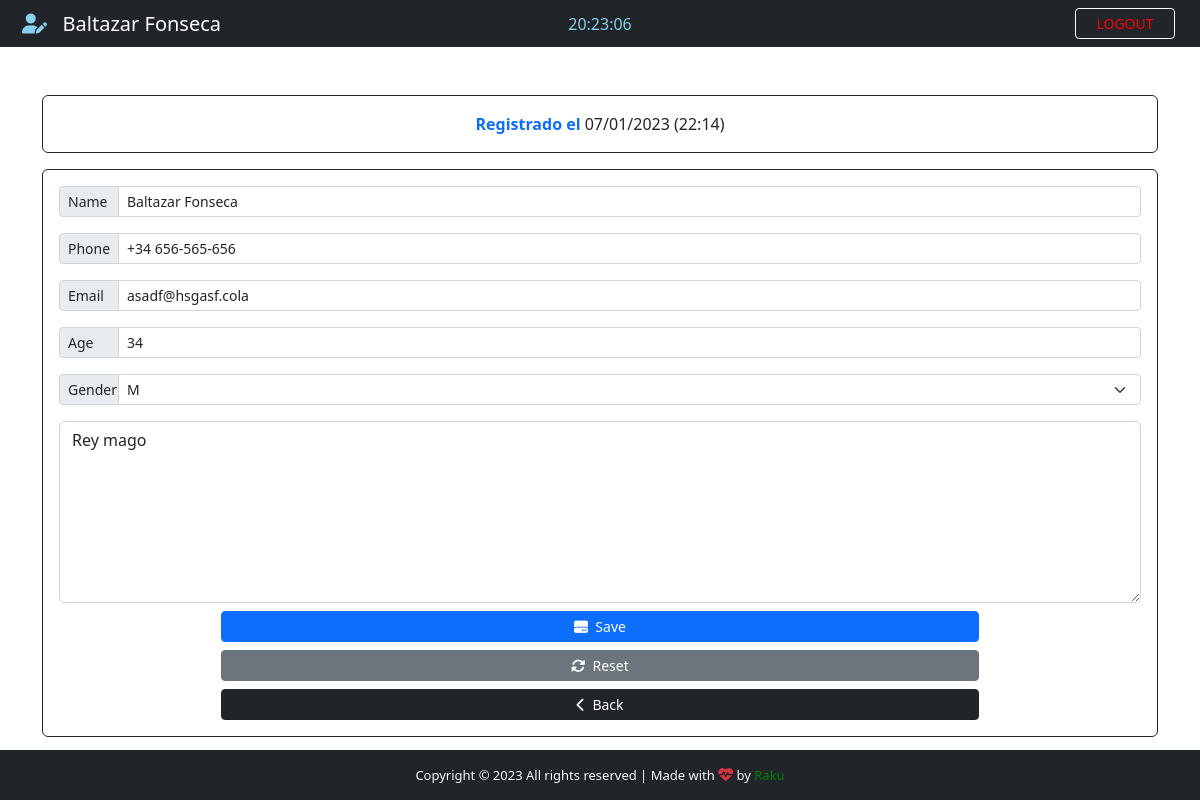
The app's page /patient/17 (signed in) with its own data.
### App/models.py (models this page shows, shortened)
class Patient(models.Model):
    GENDER = {
        ('M', 'M'),
        ('F', 'F'),
    }
    id = models.IntegerField(primary_key=True)
    name = models.CharField(max_length=40)
    phone = models.CharField(max_length=20)
    email = models.CharField(max_length=40)
    age = models.CharField(max_length=3)
    gender = models.CharField(max_length=1, null=True, choices=GENDER)
    note = models.TextField(blank=True)
    created_at = models.DateTimeField(auto_now_add=True)

### App/views.py (the view)
# urls.py: path('patient/<str:patient_id>', views.patient, name='patient'),
@cache_control(no_cache=True, must_revalidate=True, no_store=True)
@login_required(login_url="login")
def patient(request, patient_id):
    patient = Patient.objects.get(id=patient_id)
    if patient != None:
        return render(request, 'edit.html', {'patient': patient})

### App/templates/edit.html (shortened to what this page needs)
{% extends 'add.html' %}
{% block nav-content %}
<i class="fas fa-user-pen" style="color: #89cff0"></i>&nbsp;&nbsp; {{ patient.name }}
{% endblock nav-content %}
{% block title %}
<span style="font-weight: bold;">Registrado el</span>  <span class="text-dark">{{ patient.created_at | date:'d/m/Y (H:i)'}} </span>
{% endblock title %}
{% block action %}
action="/edit_patient"
{% endblock action %}
{% block Value-name %} value="{{ patient.name }}" {% endblock Value-name %}
{% block Value-phone %} value="{{ patient.phone }}" {% endblock Value-phone %}
{% block Value-email %} value="{{ patient.email }}"{% endblock Value-email %}
{% block Value-age %} value="{{ patient.age }}"{% endblock Value-age %}
{% block option %}
<option style="background-color: #d3d3d3; color: #007bff;">{{ patient.gender }}</option>
{% endblock option %}
{% block btn-add%}
<i class="fas fa-hdd"></i>&nbsp;&nbsp;Save
{% endblock btn-add%}
{% block reset-btn %}
<button type="reset" class="btn btn-secondary btn-sm"><i class="fas fa-sync-alt"></i>&nbsp;&nbsp;Reset</button>
{% endblock reset-btn %}
{% block note %}{{ patient.note }}{% endblock note %}

### App/templates/add.html (shortened to what this page needs)
{% extends 'base.html' %}
{% block time %}
<div class="col-sm">
  <center>
    <span id="clock" style="color: #89cff0;"></span>
  </center>
</div>
{% endblock time %}
{% block btn-nav %}
<a  class="btn btn-outline-danger btn-sm border-light" id="btn-nav" data-bs-toggle="modal" data-bs-target="#logoutModal" style="color: red" >LOGOUT</a>
{% endblock btn-nav %}
{% block content %}
<div class="container">
  <div class="row">
    <div class="col-lg-12">
      <div class="card card-body border-dark text-primary mt-5">
        <span class="text-center">{% block title %} DATOS DEL CLIENTE {% endblock title %}</span>
      </div>
      <form
        {% block action %}{% endblock action %}
        method="POST"
        autocomplete="off"
        enctype="multipart/form-data"
        class="card p-3 border-dark mt-3"
      >
        <div class="input-group input-group-sm mb-3">
          <span class="input-group-text side-label">Name</span>
          <input type="text" class="form-control"  id="name" name="name" maxlength="50" placeholder="Full Name" {% block Value-name %} {% endblock Value-name %}/>
        </div>
        <div class="input-group input-group-sm mb-3">
          <span class="input-group-text side-label">Phone</span>
          <input type="text" class="form-control" id="phone" name="phone" placeholder="Phone:"{% block Value-phone %} {% endblock Value-phone %}/>
        </div>
        <div class="input-group input-group-sm mb-3">
          <span class="input-group-text side-label">Email</span>
          <input
            type="text" class="form-control" name="email" id="email" maxlength="40" placeholder="Email"{% block Value-email %} {% endblock Value-email %}/>
        </div>
        <div class="input-group input-group-sm mb-3">
          <span class="input-group-text side-label">Age</span>
          <input
            type="text"
            class="form-control"
            name="age"
            id="age"
            placeholder="Age(18-120)"
            maxlength="3"
            {% block Value-age %} {% endblock Value-age %}
          />
        </div>
        <div class="input-group input-group-sm mb-3">
          <label class="input-group-text side-label">Gender</label>
          <select class="form-select" name="gender" id="gender">
            {% block option%}{% endblock option %}
          </select>
        </div>
        <div class="form-group">
          <textarea class="form-control" name="note" rows="7" placeholder="Description..." >{% block note %}{% endblock note %}</textarea>
        </div>
        <div class="d-grid gap-2 mt-2" style="width: 70%; margin: 0 auto;">
          <button type="submit" class="btn btn-primary btn-sm" id="btn-add">
            {% block btn-add%}{% endblock btn-add%}
          </button>
          {% block reset-btn %}{% endblock reset-btn %}
          <a href="{% url 'backend' %}" class="btn btn-dark btn-sm"><i class="fas fa-chevron-left"></i>&nbsp;&nbsp;Back</a>
        </div>
      </form>
    </div>
  </div>
</div>
{% endblock content %}

### App/static/css/style.css (style rules this page uses)
html, body { height: 100%; margin: 0; max-width: 100%; overflow: hidden; }
#btn-nav { width: 100px; float: right; margin-right: 25px; color: #89cff0; border: 1px solid #89cff0; }
.side-label { width: 60px; }
form .form-control:placeholder { color: #a3a3a3; font-size: 14px; font-style: italic; }

### records on screen
Patient: name "Baltazar Fonseca", created_at "07/01/2023 (22:14)", phone "+34 656-565-656", email "asadf@hsgasf.cola", age "34", gender "M", note "Rey mago"
